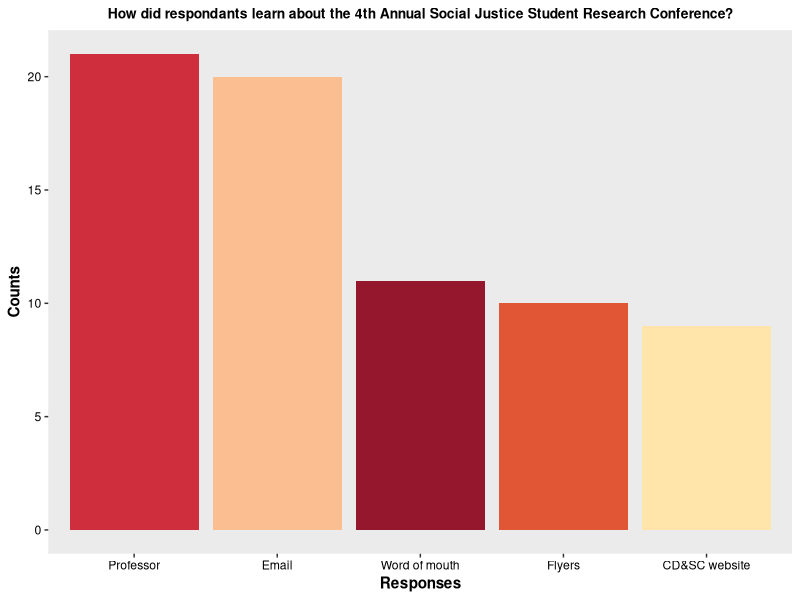
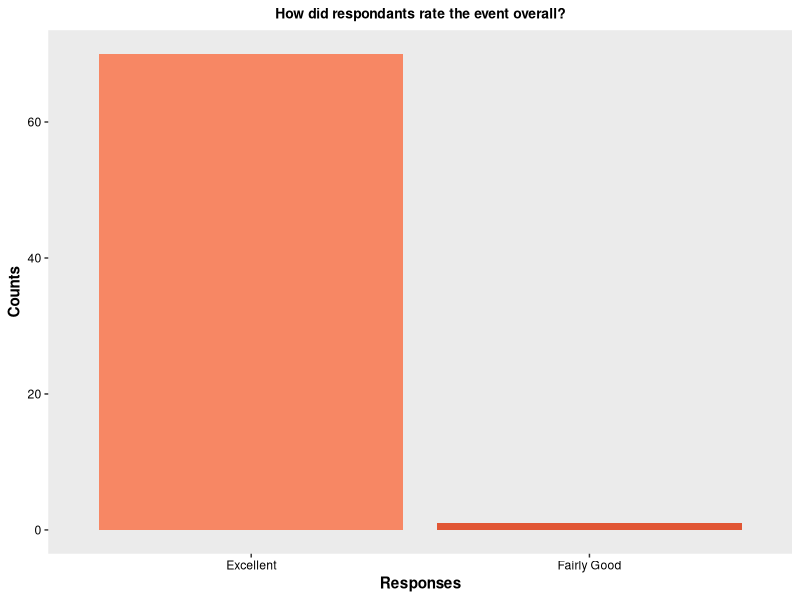
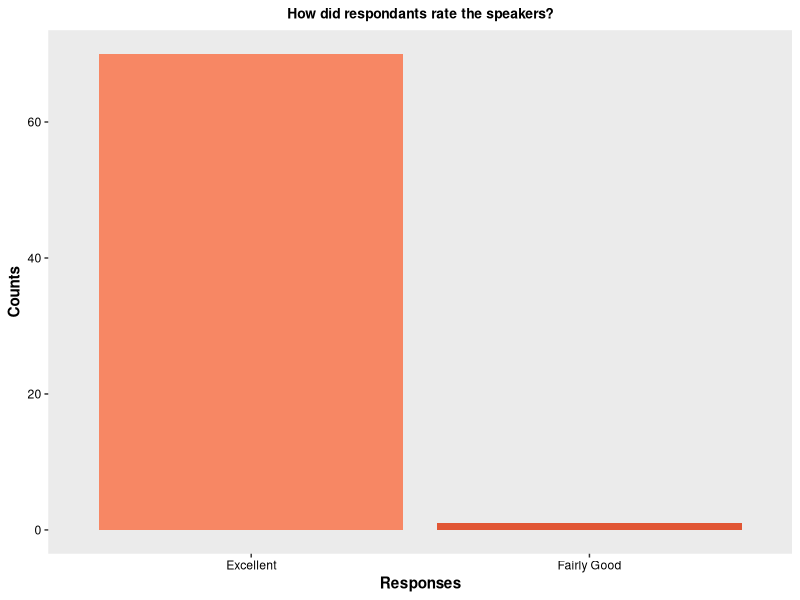
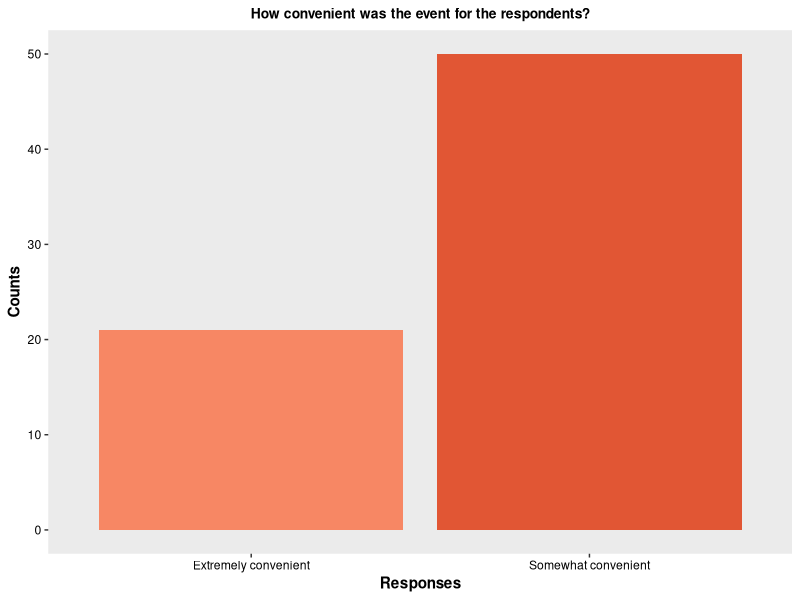
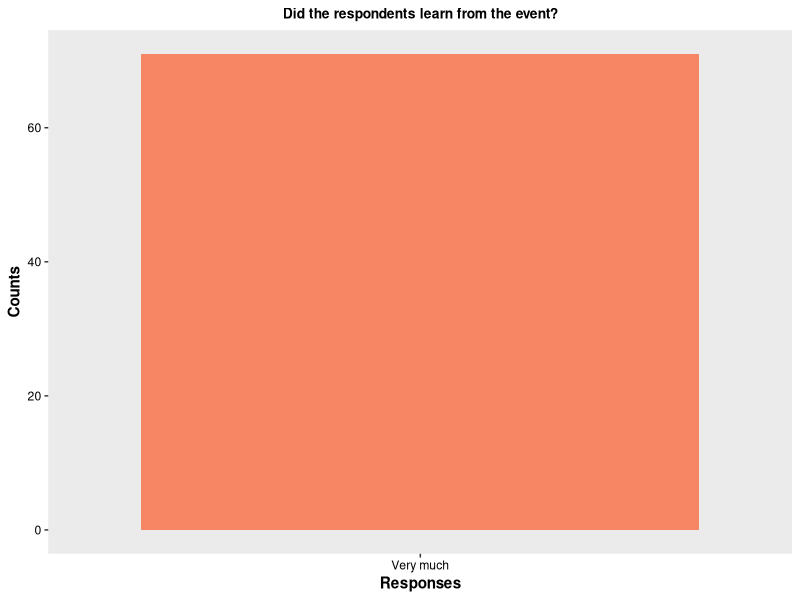
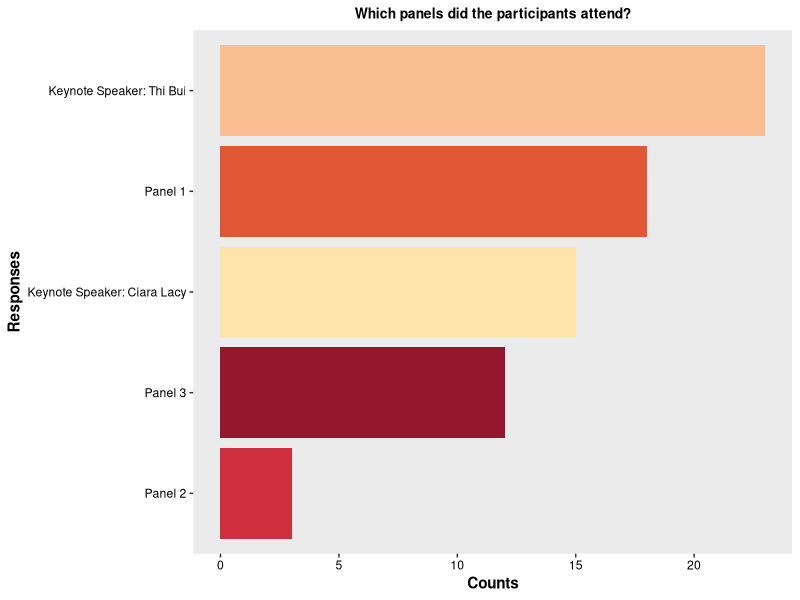
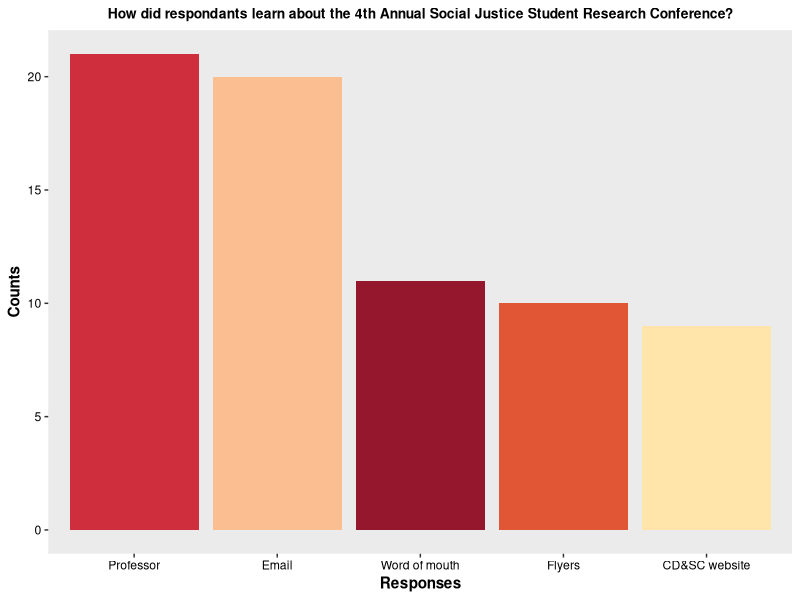
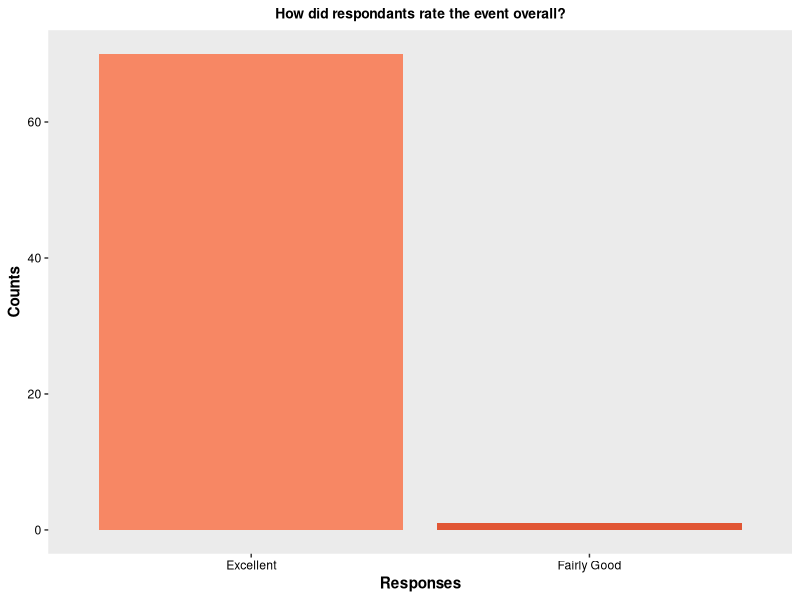

Reproduce these figures in R, in order.
#### 4th Annual Social Justice Student Reserach Conference ####
#### Created by: Vivian Vy Le ####
#### Updated on: 2022-08-11 ####

#### Load library ####
library(tidyverse)
library(here)
library(ggplot2)

#### Load Data ####
fourth_con <- read_csv(here("Data", "fourth_annual_student_conference.csv"))

#### View Data ####
view(fourth_con)
glimpse(fourth_con)

#### Data Analysis ####
fourth_data <- fourth_con %>%
  select(participants, panel_attendence, event_rating, speaker_rating, advertisement, event_timing, audience_learning) %>%
  rowwise() %>%
  mutate(advertisement_choices = str_split(advertisement, pattern = ";")) %>%
  mutate(panel_attendence = str_split(panel_attendence, pattern = ";")) %>%
  ungroup() %>%
  unnest(advertisement_choices) %>%
  unnest(panel_attendence)
view(fourth_data)


fourth_clean <- fourth_data %>%
  mutate(event_rating = factor(event_rating,
                               levels = c("Excellent", "Fairly Good", "Not Good at All"))) %>%
  mutate(speaker_rating = factor(speaker_rating,
                                 levels = c("Excellent", "Fairly Good", "Not Good at All"))) %>%
  mutate(event_timing = factor(event_timing,
                               levels = c("Extremely convenient", "Somewhat convenient", "Not at all convenient"))) %>%
  mutate(audience_learning = factor(audience_learning,
                                    levels = c("Very much", "Somewhat", "Not much")))
view(fourth_clean)

advertisement_data <-fourth_clean %>%
  count(advertisement_choices)
advertisement_data

event_data <- fourth_clean %>%
  count(event_rating)
event_data

speaker_data <- fourth_clean %>%
  count(speaker_rating)
speaker_data

timing_data <- fourth_clean %>%
  count(event_timing)
timing_data

audience_data <- fourth_clean %>%
  count(audience_learning)
audience_data

panel_data <- fourth_clean %>%
  count(panel_attendence)
panel_data


#### Plot ####
colorpal <- c("#FFE5AA", "#FABE90", "#E15634", "#CF2F3C", "#94172D", "#FCEADE", "#FF8A5B")
colorgrad <- c("#F78764", "#E15634", "#E03730")


advertisement_data %>%
  ggplot(aes(x= reorder(advertisement_choices, -n), y = n, fill = advertisement_choices)) +
  geom_col() +
  labs(title = "How did respondants learn about the 4th Annual Social Justice Student Research Conference?",
       x = "Responses",
       y = "Counts") +
  theme(plot.title = element_text(hjust = 0.5,
                                  size = 10,
                                  face = "bold"),
        axis.title = element_text(face = "bold"),
        axis.text.x = element_text(color = "#000000"),
        axis.text.y = element_text(color = "#000000"),
        panel.grid.major = element_blank(),
        panel.grid.minor = element_blank()) +
  scale_fill_manual(values = colorpal) +
  guides(fill = FALSE)
ggsave(here("Output", "2020-2021", "fourth_annual_student_conference", "advertisement.png"), width = 8, height = 6)

event_data %>%
  ggplot(aes(x = reorder(event_rating, -n), y = n, fill = event_rating)) +
  geom_col() + 
  labs(title = "How did respondants rate the event overall?",
       x = "Responses",
       y = "Counts") +
  theme(plot.title = element_text(hjust = 0.5,
                                  size = 10,
                                  face = "bold"),
        axis.title = element_text(face = "bold"),
        axis.text.x = element_text(color = "#000000"),
        axis.text.y = element_text(color = "#000000"),
        panel.grid.major = element_blank(),
        panel.grid.minor = element_blank()) +
  scale_fill_manual(values = colorgrad) +
  guides(fill = FALSE)
ggsave(here("Output", "2020-2021", "fourth_annual_student_conference", "event_rating.png"), width = 6, height = 5)

speaker_data %>%
  ggplot(aes(x = reorder(speaker_rating, -n), y = n, fill = speaker_rating)) +
  geom_col() +
  labs(title = "How did respondants rate the speakers?",
       x = "Responses",
       y = "Counts") +
  theme(plot.title = element_text(hjust = 0.5,
                                  size = 10,
                                  face = "bold"),
        axis.title = element_text(face = "bold"),
        axis.text.x = element_text(color = "#000000"),
        axis.text.y = element_text(color = "#000000"),
        panel.grid.major = element_blank(),
        panel.grid.minor = element_blank()) +
  scale_fill_manual(values = colorgrad) +
  guides(fill = FALSE)
ggsave(here("Output", "2020-2021", "fourth_annual_student_conference", "speaker_rating.png"), width = 6, height = 5)

timing_data %>%
  ggplot(aes(x = reorder(event_timing, n), y = n, fill = event_timing)) + 
  geom_col() +
  labs(title = "How convenient was the event for the respondents?",
       x = "Responses",
       y = "Counts") +
  theme(plot.title = element_text(hjust = 0.5,
                                  size = 10,
                                  face = "bold"),
        axis.title = element_text(face = "bold"),
        axis.text.x = element_text(color = "#000000"),
        axis.text.y = element_text(color = "#000000"),
        panel.grid.major = element_blank(),
        panel.grid.minor = element_blank()) +
  scale_fill_manual(values = colorgrad) +
  guides(fill = FALSE)
ggsave(here("Output", "2020-2021", "fourth_annual_student_conference", "event_timing.png"), width = 6, height = 5)

audience_data %>%
  ggplot(aes(x = reorder(audience_learning, -n), y = n, fill = audience_learning)) +
  geom_col() +
  labs(title = "Did the respondents learn from the event?",
       x = "Responses",
       y = "Counts") +
  theme(plot.title = element_text(hjust = 0.5,
                                  size = 10,
                                  face = "bold"),
        axis.title = element_text(face = "bold"),
        axis.text.x = element_text(color = "#000000"),
        axis.text.y = element_text(color = "#000000"),
        panel.grid.major = element_blank(),
        panel.grid.minor = element_blank()) +
  scale_fill_manual(values = colorgrad) +
  guides(fill = FALSE)
ggsave(here("Output", "2020-2021", "fourth_annual_student_conference", "audience_learning.png"), width = 6, height = 5)

panel_data %>%
  ggplot(aes(x = reorder(panel_attendence, n), y = n, fill = panel_attendence)) +
  geom_col() +
  labs(title = "Which panels did the participants attend?",
       x = "Responses",
       y = "Counts") +
  theme(plot.title = element_text(hjust = 0.5,
                                  size = 10,
                                  face = "bold"),
        axis.title = element_text(face = "bold"),
        axis.text.x = element_text(color = "#000000"),
        axis.text.y = element_text(color = "#000000"),
        panel.grid.major = element_blank(),
        panel.grid.minor = element_blank()) +
  scale_fill_manual(values = colorpal) +
  coord_flip() +
  guides(fill = FALSE)
ggsave(here("Output", "2020-2021", "fourth_annual_student_conference", "panel_attendence.png"), width = 8, height = 5)
